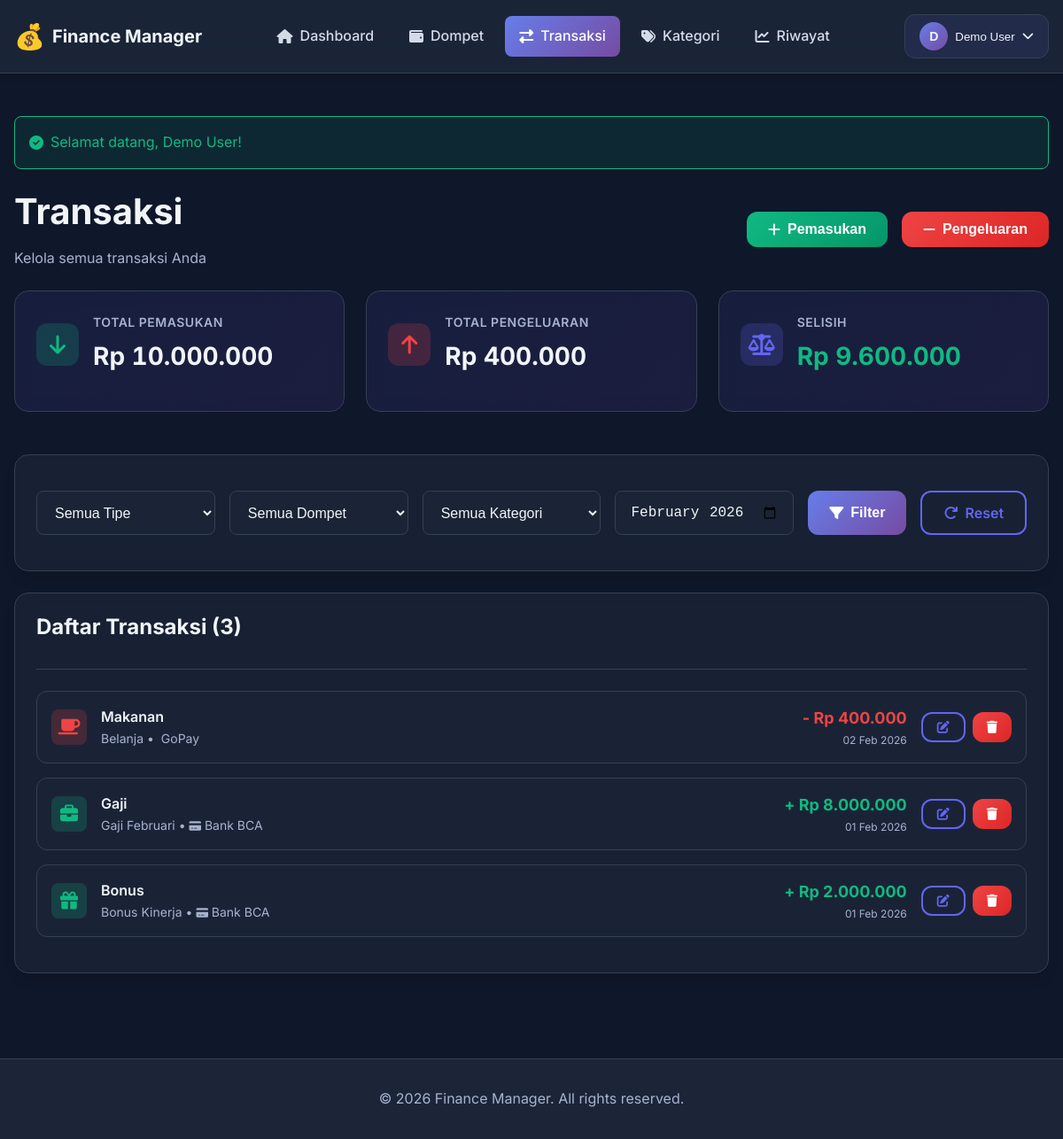
Screenshot of /transactions.php (signed in) with the database file from the repository.
### tables this page shows
CREATE TABLE users (
    id INT AUTO_INCREMENT PRIMARY KEY,
    username VARCHAR(50) NOT NULL UNIQUE,
    email VARCHAR(100) NOT NULL UNIQUE,
    password VARCHAR(255) NOT NULL,
    full_name VARCHAR(100) NOT NULL,
    created_at TIMESTAMP DEFAULT CURRENT_TIMESTAMP,
    updated_at TIMESTAMP DEFAULT CURRENT_TIMESTAMP ON UPDATE CURRENT_TIMESTAMP,
    INDEX idx_username (username),
    INDEX idx_email (email)
);

CREATE TABLE transactions (
    id INT AUTO_INCREMENT PRIMARY KEY,
    user_id INT NOT NULL,
    wallet_id INT NOT NULL,
    category_id INT NOT NULL,
    type ENUM('income', 'expense') NOT NULL,
    amount DECIMAL(15, 2) NOT NULL,
    description TEXT,
    transaction_date DATE NOT NULL,
    created_at TIMESTAMP DEFAULT CURRENT_TIMESTAMP,
    updated_at TIMESTAMP DEFAULT CURRENT_TIMESTAMP ON UPDATE CURRENT_TIMESTAMP,
    FOREIGN KEY (user_id) REFERENCES users(id) ON DELETE CASCADE,
    FOREIGN KEY (wallet_id) REFERENCES wallets(id) ON DELETE CASCADE,
    FOREIGN KEY (category_id) REFERENCES categories(id) ON DELETE CASCADE,
    INDEX idx_user_id (user_id),
    INDEX idx_wallet_id (wallet_id),
    INDEX idx_category_id (category_id),
    INDEX idx_transaction_date (transaction_date),
    INDEX idx_type (type)
);

CREATE TABLE categories (
    id INT AUTO_INCREMENT PRIMARY KEY,
    user_id INT NOT NULL,
    name VARCHAR(100) NOT NULL,
    type ENUM('income', 'expense') NOT NULL,
    color VARCHAR(7) DEFAULT '#6B7280',
    icon VARCHAR(50) DEFAULT 'tag',
    is_active TINYINT(1) DEFAULT 1,
    created_at TIMESTAMP DEFAULT CURRENT_TIMESTAMP,
    FOREIGN KEY (user_id) REFERENCES users(id) ON DELETE CASCADE,
    INDEX idx_user_id (user_id),
    INDEX idx_type (type)
);

CREATE TABLE wallets (
    id INT AUTO_INCREMENT PRIMARY KEY,
    user_id INT NOT NULL,
    name VARCHAR(100) NOT NULL,
    type ENUM('bank', 'e-wallet', 'cash', 'savings', 'investment') NOT NULL,
    balance DECIMAL(15, 2) DEFAULT 0.00,
    color VARCHAR(7) DEFAULT '#4F46E5',
    icon VARCHAR(50) DEFAULT 'wallet',
    description TEXT,
    is_active TINYINT(1) DEFAULT 1,
    created_at TIMESTAMP DEFAULT CURRENT_TIMESTAMP,
    updated_at TIMESTAMP DEFAULT CURRENT_TIMESTAMP ON UPDATE CURRENT_TIMESTAMP,
    FOREIGN KEY (user_id) REFERENCES users(id) ON DELETE CASCADE,
    INDEX idx_user_id (user_id),
    INDEX idx_is_active (is_active)
);

### includes/functions.php (called while the page is built, shortened)
<?php
function formatCurrency($amount) {
    return 'Rp ' . number_format($amount, 0, ',', '.');
}
function formatDate($date, $format = 'd M Y') {
    $months = [
        'Jan' => 'Jan', 'Feb' => 'Feb', 'Mar' => 'Mar', 'Apr' => 'Apr',
        'May' => 'Mei', 'Jun' => 'Jun', 'Jul' => 'Jul', 'Aug' => 'Agu',
        'Sep' => 'Sep', 'Oct' => 'Okt', 'Nov' => 'Nov', 'Dec' => 'Des'
    ];
    $formatted = date($format, strtotime($date));
    return str_replace(array_keys($months), array_values($months), $formatted);
}
function isLoggedIn() {
    return isset($_SESSION['user_id']);
}
function getUserId() {
    return $_SESSION['user_id'] ?? null;
}
function getCurrentUser() {
    $sql = "SELECT id, username, email, full_name FROM users WHERE id = ?";
    return fetchOne($sql, [getUserId()]);
}
function getFlash() {
    if (isset($_SESSION['flash'])) {
        $flash = $_SESSION['flash'];
        return $flash;
    }
    return null;
}

### config/database.php (called while the page is built, shortened)
<?php
try {
    $dsn = "mysql:host=" . DB_HOST . ";dbname=" . DB_NAME . ";charset=" . DB_CHARSET;
    $options = [
        PDO::ATTR_ERRMODE            => PDO::ERRMODE_EXCEPTION,
        PDO::ATTR_DEFAULT_FETCH_MODE => PDO::FETCH_ASSOC,
        PDO::ATTR_EMULATE_PREPARES   => false,
    ];
    $pdo = new PDO($dsn, DB_USER, DB_PASS, $options);
} catch (PDOException $e) {
    error_log("Database Connection Error: " . $e->getMessage());
    die("Database connection failed. Please try again later.");
}
function query($sql, $params = []) {
    global $pdo;
    try {
        $stmt = $pdo->prepare($sql);
        $stmt->execute($params);
        return $stmt;
    } catch (PDOException $e) {
        error_log("Query Error: " . $e->getMessage());
        throw $e;
    }
}
function fetchAll($sql, $params = []) {
    return query($sql, $params)->fetchAll();
}
function fetchOne($sql, $params = []) {
    return query($sql, $params)->fetch();
}

### transactions.php (the view, shortened to what this page needs)
<?php
require_once __DIR__ . '/includes/header.php';
$userId = getUserId();
$filterType = $_GET['type'] ?? 'all';
$filterMonth = $_GET['month'] ?? date('Y-m');
$sql = "SELECT t.*, c.name as category_name, c.icon as category_icon, c.color as category_color,
               w.name as wallet_name, w.icon as wallet_icon
        FROM transactions t
        JOIN categories c ON t.category_id = c.id
        JOIN wallets w ON t.wallet_id = w.id
        WHERE t.user_id = ?";
$params = [$userId];
if ($filterMonth) {
    $sql .= " AND DATE_FORMAT(t.transaction_date, '%Y-%m') = ?";
    $params[] = $filterMonth;
}
$sql .= " ORDER BY t.transaction_date DESC, t.created_at DESC LIMIT 100";
$transactions = fetchAll($sql, $params);
$totalIncome = 0;
$totalExpense = 0;
foreach ($transactions as $t) {
    if ($t['type'] === 'income') $totalIncome += $t['amount'];
    else $totalExpense += $t['amount'];
}
?>
<div class="page-header mb-3 d-flex justify-between align-center">
    <div>
        <h1>Transaksi</h1>
        <p style="color: var(--text-muted);">Kelola semua transaksi Anda</p>
    </div>
    <div class="d-flex gap-2">
        <button class="btn btn-success" onclick="openAddTransactionModal('income')">
            <i class="fas fa-plus"></i>
            <span>Pemasukan</span>
        </button>
        <button class="btn btn-danger" onclick="openAddTransactionModal('expense')">
            <i class="fas fa-minus"></i>
            <span>Pengeluaran</span>
        </button>
    </div>
</div>
<div class="stats-grid mb-3">
    <div class="stat-card">
        <div class="stat-header">
            <div class="stat-icon income">
                <i class="fas fa-arrow-down"></i>
            </div>
            <div class="stat-info">
                <div class="stat-label">Total Pemasukan</div>
                <div class="stat-value"><?php echo formatCurrency($totalIncome); ?></div>
            </div>
        </div>
    </div>
    <div class="stat-card">
        <div class="stat-header">
            <div class="stat-icon expense">
                <i class="fas fa-arrow-up"></i>
            </div>
            <div class="stat-info">
                <div class="stat-label">Total Pengeluaran</div>
                <div class="stat-value"><?php echo formatCurrency($totalExpense); ?></div>
            </div>
        </div>
    </div>
    <div class="stat-card">
        <div class="stat-header">
            <div class="stat-icon balance">
                <i class="fas fa-balance-scale"></i>
            </div>
            <div class="stat-info">
                <div class="stat-label">Selisih</div>
                <div class="stat-value" style="color: <?php echo $totalIncome - $totalExpense >= 0 ? 'var(--secondary)' : 'var(--danger)'; ?>">
                    <?php echo formatCurrency($totalIncome - $totalExpense); ?>
                </div>
            </div>
        </div>
    </div>
</div>
<div class="card mb-3">
    <div class="card-body">
        <form method="GET" class="d-flex gap-2" style="flex-wrap: wrap;">
            <select name="type" class="form-control" style="flex: 1; min-width: 150px;">
                <option value="all" <?php echo $filterType === 'all' ? 'selected' : ''; ?>>Semua Tipe</option>
            </select>
            <select name="wallet" class="form-control" style="flex: 1; min-width: 150px;">
                <option value="0">Semua Dompet</option>
            </select>
            <select name="category" class="form-control" style="flex: 1; min-width: 150px;">
                <option value="0">Semua Kategori</option>
            </select>
            <input type="month" name="month" value="<?php echo $filterMonth; ?>" class="form-control" style="flex: 1; min-width: 150px;">
            <button type="submit" class="btn btn-primary">
                <i class="fas fa-filter"></i>
                <span>Filter</span>
            </button>
            <a href="/uangnew/transactions.php" class="btn btn-outline">
                <i class="fas fa-redo"></i>
                <span>Reset</span>
            </a>
        </form>
    </div>
</div>
<div class="card">
    <div class="card-header">
        <h3 class="card-title">Daftar Transaksi (<?php echo count($transactions); ?>)</h3>
    </div>
    <div class="card-body">
        <?php if (empty($transactions)): ?>
            <div class="empty-state">
                <div class="empty-state-icon">
                    <i class="fas fa-inbox"></i>
                </div>
                <h3 class="empty-state-title">Tidak Ada Transaksi</h3>
                <p class="empty-state-description">Tidak ada transaksi yang sesuai dengan filter Anda. Coba ubah filter atau tambahkan transaksi baru.</p>
            </div>
        <?php else: ?>
            <div class="transaction-list">
                <?php foreach ($transactions as $transaction): ?>
                    <div class="transaction-item">
                        <div class="transaction-icon <?php echo $transaction['type']; ?>">
                            <i class="fas fa-<?php echo $transaction['category_icon']; ?>"></i>
                        </div>
                        <div class="transaction-info" style="flex: 2;">
                            <div class="transaction-category"><?php echo $transaction['category_name']; ?></div>
                            <div class="transaction-description">
                                <?php echo $transaction['description'] ?: '-'; ?> •
                                <i class="fas fa-<?php echo $transaction['wallet_icon']; ?>" style="font-size: 0.75rem;"></i>
                                <?php echo $transaction['wallet_name']; ?>
                            </div>
                        </div>
                        <div style="text-align: right; flex: 1;">
                            <div class="transaction-amount <?php echo $transaction['type']; ?>">
                                <?php echo $transaction['type'] === 'income' ? '+' : '-'; ?>
                                <?php echo formatCurrency($transaction['amount']); ?>
                            </div>
                            <div class="transaction-date"><?php echo formatDate($transaction['transaction_date']); ?></div>
                        </div>
                        <div style="display: flex; gap: 0.5rem;">
                            <button class="btn btn-sm btn-outline" onclick='editTransaction(<?php echo json_encode($transaction); ?>)' title="Edit">
                                <i class="fas fa-edit"></i>
                            </button>
                            <button class="btn btn-sm btn-danger" onclick="deleteTransaction(<?php echo $transaction['id']; ?>)" title="Hapus">
                                <i class="fas fa-trash"></i>
                            </button>
                        </div>
                    </div>
                <?php endforeach; ?>
            </div>
        <?php endif; ?>
    </div>
</div>
<?php require_once __DIR__ . '/includes/footer.php'; ?>

### includes/header.php (shortened to what this page needs)
<?php
require_once __DIR__ . '/../config/database.php';
require_once __DIR__ . '/../includes/functions.php';
$user = getCurrentUser();
$currentPage = basename($_SERVER['PHP_SELF'], '.php');
?>
<!DOCTYPE html>
<html lang="id">
<head>
    <link rel="stylesheet" href="https://cdnjs.cloudflare.com/ajax/libs/font-awesome/6.4.0/css/all.min.css">
    <link rel="stylesheet" href="/uangnew/assets/css/style.css">
    <link rel="stylesheet" href="/uangnew/assets/css/components.css">
    <link rel="stylesheet" href="/uangnew/assets/css/app.css">
</head>
<body>
    <nav class="navbar">
        <div class="container">
            <div class="navbar-content">
                <div class="navbar-brand">
                    <span class="brand-icon">💰</span>
                    <span class="brand-text"><?php echo APP_NAME; ?></span>
                </div>
                <div class="navbar-menu" id="navbarMenu">
                    <a href="/uangnew/index.php" class="nav-link <?php echo $currentPage === 'index' ? 'active' : ''; ?>">
                        <i class="fas fa-home"></i>
                        <span>Dashboard</span>
                    </a>
                    <a href="/uangnew/wallets.php" class="nav-link <?php echo $currentPage === 'wallets' ? 'active' : ''; ?>">
                        <i class="fas fa-wallet"></i>
                        <span>Dompet</span>
                    </a>
                    <a href="/uangnew/transactions.php" class="nav-link <?php echo $currentPage === 'transactions' ? 'active' : ''; ?>">
                        <i class="fas fa-exchange-alt"></i>
                        <span>Transaksi</span>
                    </a>
                    <a href="/uangnew/categories.php" class="nav-link <?php echo $currentPage === 'categories' ? 'active' : ''; ?>">
                        <i class="fas fa-tags"></i>
                        <span>Kategori</span>
                    </a>
                    <a href="/uangnew/history.php" class="nav-link <?php echo $currentPage === 'history' ? 'active' : ''; ?>">
                        <i class="fas fa-chart-line"></i>
                        <span>Riwayat</span>
                    </a>
                </div>
                <div class="navbar-user">
                    <div class="user-dropdown">
                        <button class="user-dropdown-toggle">
                            <div class="user-avatar"><?php echo strtoupper(substr($user['full_name'], 0, 1)); ?></div>
                            <span class="user-name"><?php echo $user['full_name']; ?></span>
                            <i class="fas fa-chevron-down"></i>
                        </button>
                    </div>
                </div>
            </div>
        </div>
    </nav>
    <main class="main-content" id="main-content" role="main">
        <div class="container">
            <?php $flash = getFlash(); if ($flash): ?>
                <div class="alert alert-<?php echo $flash['type']; ?>">
                    <i class="fas fa-<?php echo $flash['type'] === 'success' ? 'check-circle' : 'exclamation-circle'; ?>"></i>
                    <?php echo $flash['message']; ?>
                </div>
            <?php endif; ?>

### rows the page displays
users: full_name "D", full_name "Demo User"
transactions: category.name "Makanan", description "Belanja", wallet.name "GoPay", amount "Rp 400.000", transaction_date "02 Feb 2026"
transactions: category.name "Gaji", description "Gaji Februari", wallet.name "Bank BCA", amount "Rp 8.000.000", transaction_date "01 Feb 2026"
transactions: category.name "Bonus", description "Bonus Kinerja", wallet.name "Bank BCA", amount "Rp 2.000.000", transaction_date "01 Feb 2026"

### other values shown
APP_NAME "Finance Manager"
$flash['message'] "Selamat datang, Demo User!"
formatCurrency($totalIncome) "Rp 10.000.000"
formatCurrency($totalExpense) "Rp 400.000"
formatCurrency($totalIncome - $totalExpense) "Rp 9.600.000"
count($transactions) "3"
